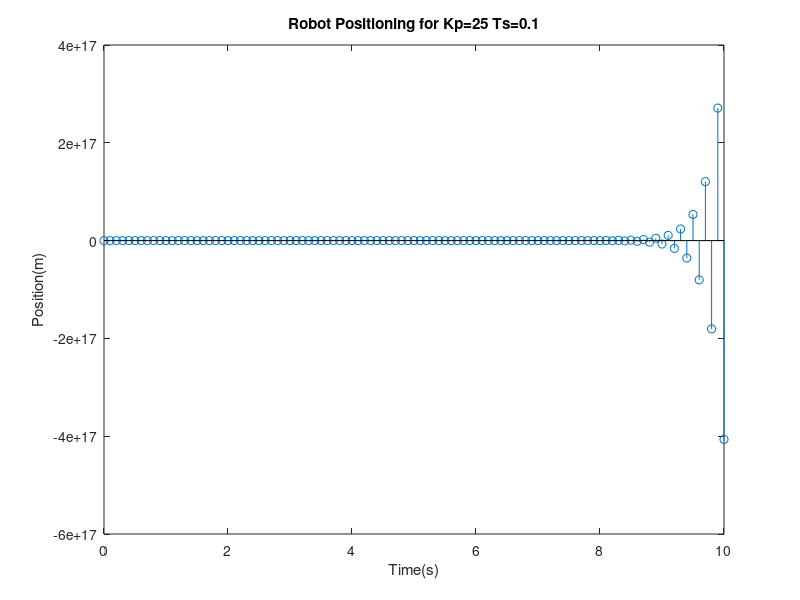

Reproduce this figure in MATLAB.
%% Vahit Berke Özener 
clc
clear all
close all
% Statement: Compute x[n]for n>=0, for n<=N
% Constants
% For stability Kp*Ts<2
% To observe the curve chose lambda value small
Kp = 25; % Proportionality constant
Ts = 0.1; % Sampling period (Time Step)
l = 1-(Kp*Ts);
a = Kp*Ts;
n = 0:Ts:10; % Time vector run for 10 sec
N = length(n); % Number of time instances
% Discrete Time Control Functions 
x = [0]; % Postion in the first time step (Control Position)
d = ones([1,N]); % Desired position


for i=1:N-1
    x(end+1) = l*x(i) + a*d(i);
end

% Plotting
stem(n,x);
xlabel('Time(s)');
ylabel('Position(m)');
title('Robot Positioning for Kp=25 Ts=0.1')

